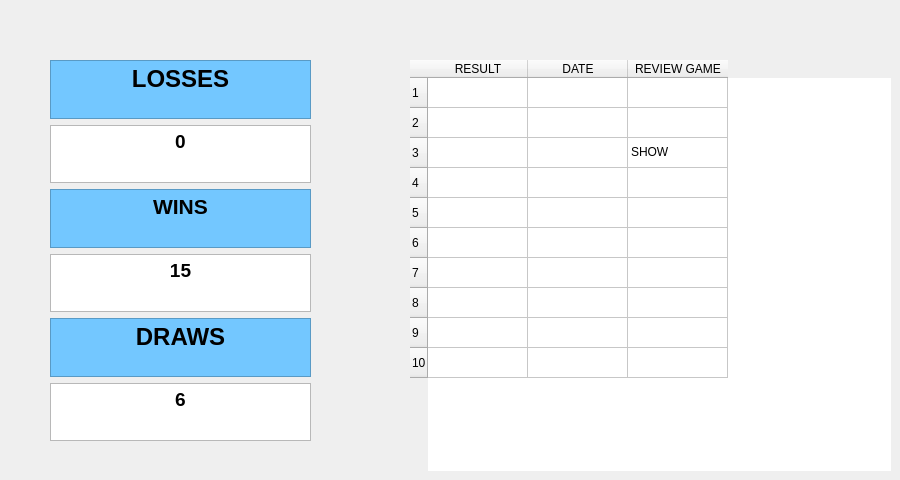
       <widget class="QWidget" name="page">
        <widget class="QTableWidget" name="historyTable">
         <property name="geometry">
          <rect>
           <x>410</x>
           <y>60</y>
           <width>481</width>
           <height>411</height>
          </rect>
         </property>
         <property name="sizeIncrement">
          <size>
           <width>0</width>
           <height>1</height>
          </size>
         </property>
         <property name="frameShape">
          <enum>QFrame::Shape::NoFrame</enum>
         </property>
         <property name="frameShadow">
          <enum>QFrame::Shadow::Sunken</enum>
         </property>
         <property name="lineWidth">
          <number>1</number>
         </property>
         <property name="textElideMode">
          <enum>Qt::TextElideMode::ElideMiddle</enum>
         </property>
         <property name="gridStyle">
          <enum>Qt::PenStyle::SolidLine</enum>
         </property>
         <property name="sortingEnabled">
          <bool>false</bool>
         </property>
         <attribute name="horizontalHeaderMinimumSectionSize">
          <number>36</number>
         </attribute>
         <row/>
         <row/>
         <row/>
         <row/>
         <row/>
         <row/>
         <row/>
         <row/>
         <row/>
         <row/>
         <column>
          <property name="text">
           <string>RESULT</string>
          </property>
         </column>
         <column>
          <property name="text">
           <string>DATE</string>
          </property>
         </column>
         <column>
          <property name="text">
           <string>REVIEW GAME</string>
          </property>
         </column>
         <item row="0" column="0">
          <property name="text">
           <string/>
          </property>
          <property name="flags">
           <set>ItemIsSelectable|ItemIsEditable|ItemIsDragEnabled|ItemIsDropEnabled|ItemIsEnabled</set>
          </property>
         </item>
         <item row="0" column="1">
          <property name="text">
           <string/>
          </property>
         </item>
         <item row="0" column="2">
          <property name="text">
           <string/>
          </property>
         </item>
         <item row="1" column="2">
          <property name="text">
           <string/>
          </property>
         </item>
         <item row="2" column="2">
          <property name="text">
           <string>SHOW</string>
          </property>
         </item>
        </widget>
        <widget class="QWidget" name="widget" native="true">
         <property name="geometry">
          <rect>
           <x>50</x>
           <y>60</y>
           <width>261</width>
           <height>381</height>
          </rect>
         </property>
         <layout class="QGridLayout" name="gridLayout_20">
          <item row="0" column="0">
           <widget class="QTextEdit" name="losses_label">
            <property name="styleSheet">
             <string notr="true">QTextEdit
{
color:black;
background-color: rgb(115, 199, 255);
 font: 700 16pt &quot;Segoe UI&quot;;
}</string>
            </property>
            <property name="readOnly">
             <bool>true</bool>
            </property>
            <property name="html">
             <string>&lt;!DOCTYPE HTML PUBLIC &quot;-//W3C//DTD HTML 4.0//EN&quot; &quot;http://www.w3.org/TR/REC-html40/strict.dtd&quot;&gt;
&lt;html&gt;&lt;head&gt;&lt;meta name=&quot;qrichtext&quot; content=&quot;1&quot; /&gt;&lt;meta charset=&quot;utf-8&quot; /&gt;&lt;style type=&quot;text/css&quot;&gt;
p, li { white-space: pre-wrap; }
hr { height: 1px; border-width: 0; }
li.unchecked::marker { content: &quot;\2610&quot;; }
li.checked::marker { content: &quot;\2612&quot;; }
&lt;/style&gt;&lt;/head&gt;&lt;body style=&quot; font-family:'Segoe UI'; font-size:16pt; font-weight:700; font-style:normal;&quot;&gt;
&lt;p align=&quot;center&quot; style=&quot; margin-top:0px; margin-bottom:0px; margin-left:0px; margin-right:0px; -qt-block-indent:0; text-indent:0px;&quot;&gt;&lt;span style=&quot; font-size:18pt;&quot;&gt;LOSSES&lt;/span&gt;&lt;/p&gt;&lt;/body&gt;&lt;/html&gt;</string>
            </property>
           </widget>
          </item>
          <item row="1" column="0">
           <widget class="QTextEdit" name="losses_num">
            <property name="readOnly">
             <bool>true</bool>
            </property>
            <property name="html">
             <string>&lt;!DOCTYPE HTML PUBLIC &quot;-//W3C//DTD HTML 4.0//EN&quot; &quot;http://www.w3.org/TR/REC-html40/strict.dtd&quot;&gt;
&lt;html&gt;&lt;head&gt;&lt;meta name=&quot;qrichtext&quot; content=&quot;1&quot; /&gt;&lt;meta charset=&quot;utf-8&quot; /&gt;&lt;style type=&quot;text/css&quot;&gt;
p, li { white-space: pre-wrap; }
hr { height: 1px; border-width: 0; }
li.unchecked::marker { content: &quot;\2610&quot;; }
li.checked::marker { content: &quot;\2612&quot;; }
&lt;/style&gt;&lt;/head&gt;&lt;body style=&quot; font-family:'Segoe UI'; font-size:9pt; font-weight:400; font-style:normal;&quot;&gt;
&lt;p align=&quot;center&quot; style=&quot; margin-top:0px; margin-bottom:0px; margin-left:0px; margin-right:0px; -qt-block-indent:0; text-indent:0px;&quot;&gt;&lt;span style=&quot; font-size:14pt; font-weight:700;&quot;&gt;0&lt;/span&gt;&lt;/p&gt;&lt;/body&gt;&lt;/html&gt;</string>
            </property>
           </widget>
          </item>
          <item row="2" column="0">
           <widget class="QTextEdit" name="wins_label">
            <property name="styleSheet">
             <string notr="true">QTextEdit
{
color:black;
background-color: rgb(115, 199, 255);
 font: 700 16pt &quot;Segoe UI&quot;;
}</string>
            </property>
            <property name="readOnly">
             <bool>true</bool>
            </property>
            <property name="html">
             <string>&lt;!DOCTYPE HTML PUBLIC &quot;-//W3C//DTD HTML 4.0//EN&quot; &quot;http://www.w3.org/TR/REC-html40/strict.dtd&quot;&gt;
&lt;html&gt;&lt;head&gt;&lt;meta name=&quot;qrichtext&quot; content=&quot;1&quot; /&gt;&lt;meta charset=&quot;utf-8&quot; /&gt;&lt;style type=&quot;text/css&quot;&gt;
p, li { white-space: pre-wrap; }
hr { height: 1px; border-width: 0; }
li.unchecked::marker { content: &quot;\2610&quot;; }
li.checked::marker { content: &quot;\2612&quot;; }
&lt;/style&gt;&lt;/head&gt;&lt;body style=&quot; font-family:'Segoe UI'; font-size:16pt; font-weight:700; font-style:normal;&quot;&gt;
&lt;p align=&quot;center&quot; style=&quot; margin-top:0px; margin-bottom:0px; margin-left:0px; margin-right:0px; -qt-block-indent:0; text-indent:0px;&quot;&gt;WINS&lt;/p&gt;&lt;/body&gt;&lt;/html&gt;</string>
            </property>
           </widget>
          </item>
          <item row="3" column="0">
           <widget class="QTextEdit" name="wins_num">
            <property name="readOnly">
             <bool>true</bool>
            </property>
            <property name="html">
             <string>&lt;!DOCTYPE HTML PUBLIC &quot;-//W3C//DTD HTML 4.0//EN&quot; &quot;http://www.w3.org/TR/REC-html40/strict.dtd&quot;&gt;
&lt;html&gt;&lt;head&gt;&lt;meta name=&quot;qrichtext&quot; content=&quot;1&quot; /&gt;&lt;meta charset=&quot;utf-8&quot; /&gt;&lt;style type=&quot;text/css&quot;&gt;
p, li { white-space: pre-wrap; }
hr { height: 1px; border-width: 0; }
li.unchecked::marker { content: &quot;\2610&quot;; }
li.checked::marker { content: &quot;\2612&quot;; }
&lt;/style&gt;&lt;/head&gt;&lt;body style=&quot; font-family:'Segoe UI'; font-size:9pt; font-weight:400; font-style:normal;&quot;&gt;
&lt;p align=&quot;center&quot; style=&quot; margin-top:0px; margin-bottom:0px; margin-left:0px; margin-right:0px; -qt-block-indent:0; text-indent:0px;&quot;&gt;&lt;span style=&quot; font-size:14pt; font-weight:700;&quot;&gt;15&lt;/span&gt;&lt;/p&gt;&lt;/body&gt;&lt;/html&gt;</string>
            </property>
           </widget>
          </item>
          <item row="4" column="0">
           <widget class="QTextEdit" name="draws_label">
            <property name="styleSheet">
             <string notr="true">QTextEdit
{
color:black;
background-color: rgb(115, 199, 255);
 font: 700 16pt &quot;Segoe UI&quot;;
}</string>
            </property>
            <property name="readOnly">
             <bool>true</bool>
            </property>
            <property name="html">
             <string>&lt;!DOCTYPE HTML PUBLIC &quot;-//W3C//DTD HTML 4.0//EN&quot; &quot;http://www.w3.org/TR/REC-html40/strict.dtd&quot;&gt;
&lt;html&gt;&lt;head&gt;&lt;meta name=&quot;qrichtext&quot; content=&quot;1&quot; /&gt;&lt;meta charset=&quot;utf-8&quot; /&gt;&lt;style type=&quot;text/css&quot;&gt;
p, li { white-space: pre-wrap; }
hr { height: 1px; border-width: 0; }
li.unchecked::marker { content: &quot;\2610&quot;; }
li.checked::marker { content: &quot;\2612&quot;; }
&lt;/style&gt;&lt;/head&gt;&lt;body style=&quot; font-family:'Segoe UI'; font-size:16pt; font-weight:700; font-style:normal;&quot;&gt;
&lt;p align=&quot;center&quot; style=&quot; margin-top:0px; margin-bottom:0px; margin-left:0px; margin-right:0px; -qt-block-indent:0; text-indent:0px;&quot;&gt;&lt;span style=&quot; font-size:18pt;&quot;&gt;DRAWS&lt;/span&gt;&lt;/p&gt;&lt;/body&gt;&lt;/html&gt;</string>
            </property>
           </widget>
          </item>
          <item row="5" column="0">
           <widget class="QTextEdit" name="draws_num">
            <property name="readOnly">
             <bool>true</bool>
            </property>
            <property name="html">
             <string>&lt;!DOCTYPE HTML PUBLIC &quot;-//W3C//DTD HTML 4.0//EN&quot; &quot;http://www.w3.org/TR/REC-html40/strict.dtd&quot;&gt;
&lt;html&gt;&lt;head&gt;&lt;meta name=&quot;qrichtext&quot; content=&quot;1&quot; /&gt;&lt;meta charset=&quot;utf-8&quot; /&gt;&lt;style type=&quot;text/css&quot;&gt;
p, li { white-space: pre-wrap; }
hr { height: 1px; border-width: 0; }
li.unchecked::marker { content: &quot;\2610&quot;; }
li.checked::marker { content: &quot;\2612&quot;; }
&lt;/style&gt;&lt;/head&gt;&lt;body style=&quot; font-family:'Segoe UI'; font-size:9pt; font-weight:400; font-style:normal;&quot;&gt;
&lt;p align=&quot;center&quot; style=&quot; margin-top:0px; margin-bottom:0px; margin-left:0px; margin-right:0px; -qt-block-indent:0; text-indent:0px;&quot;&gt;&lt;span style=&quot; font-size:14pt; font-weight:700;&quot;&gt;6&lt;/span&gt;&lt;/p&gt;&lt;/body&gt;&lt;/html&gt;</string>
            </property>
           </widget>
          </item>
         </layout>
        </widget>
       </widget>
